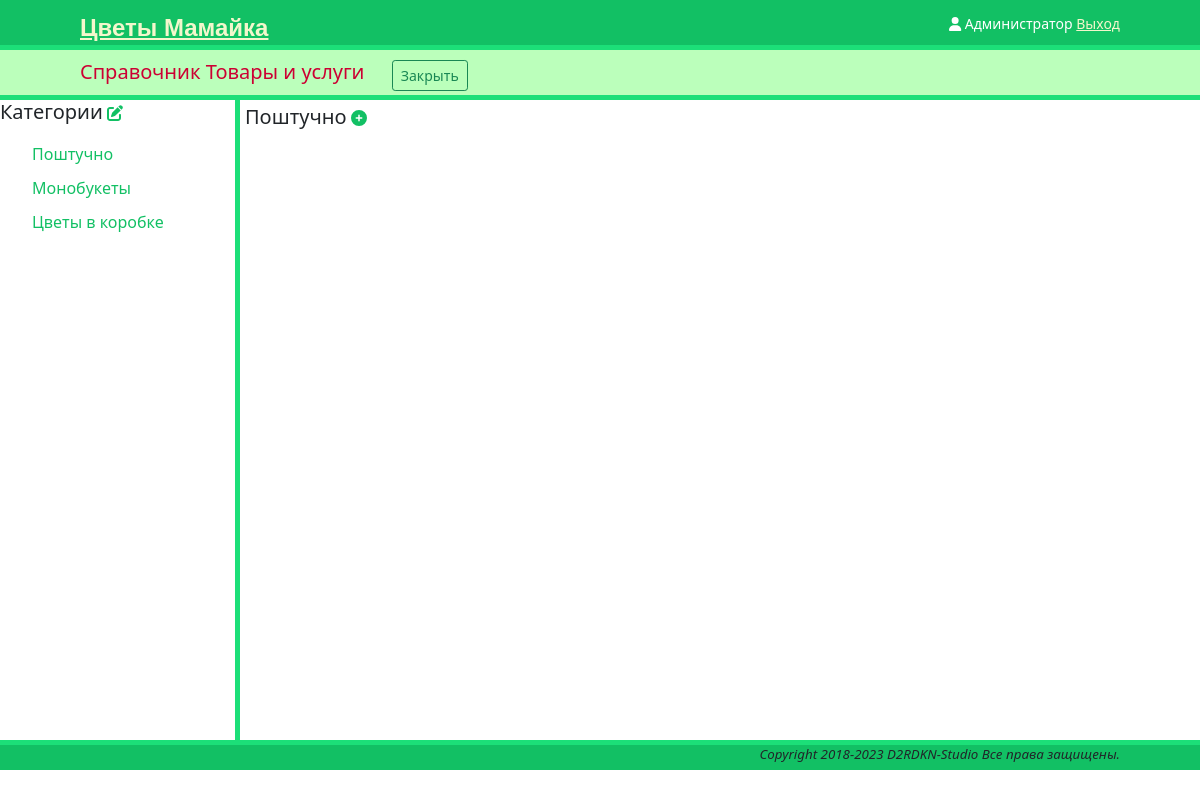
Before: /references/products/categories/single-flowers/ (signed in) with the older database file.
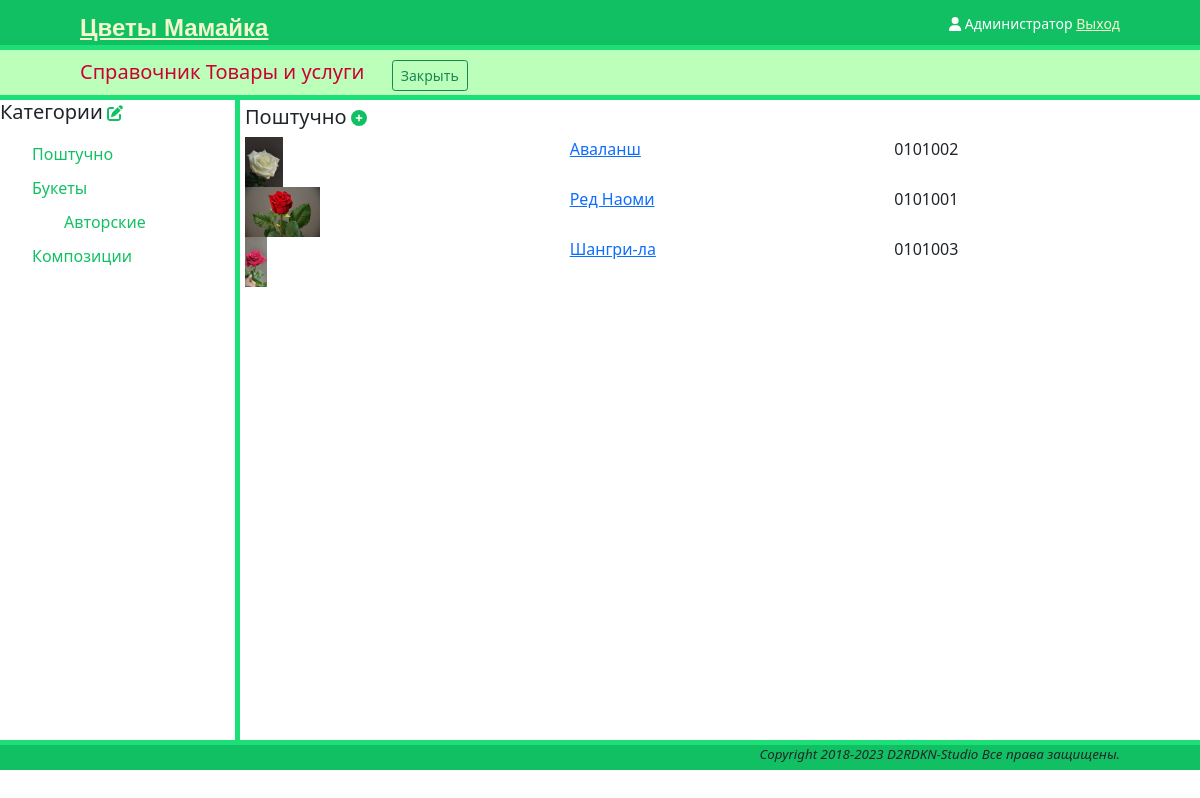
After: the same page with the newer database file.
### references/products/models.py (models this page shows, shortened)
class Categories(models.Model):
    name = models.CharField(max_length=128, verbose_name='Категория')
    slug = models.SlugField(unique=True, editable=True)
    image = models.ImageField(blank=True, upload_to='images/products/categories/',
                              verbose_name='Изображение')
    parent = models.ForeignKey('self', blank=True, null=True,
                               on_delete=models.SET_NULL,
                               verbose_name='Группа')
    def __str__(self):
        return self.name
    @staticmethod
    def get_list(**kwargs):
        if ('slug' in kwargs) and (kwargs['slug']):
            category_list = get_object_or_404(Categories, slug=kwargs['slug'])
        else:
            category_list = Categories.objects.all()
        return category_list
    def get_absolute_url(self):
        return reverse('products_list_by_cat',  kwargs={"slug": self.slug})
    class Meta:
        verbose_name = 'Категория'
        verbose_name_plural = 'Категории'

class Products(models.Model):
    category = models.ForeignKey(Categories, verbose_name='Категория', on_delete=models.PROTECT)
    title = models.CharField(max_length=255, verbose_name='Наименование')
    slug = models.SlugField(unique=True, editable=True)
    article = models.CharField(blank=True, max_length=16, verbose_name='Артикул')
    description = models.TextField(blank=True, verbose_name='Описание')
    createdBy = models.ForeignKey(User, related_name='manager', on_delete=models.PROTECT,
                                  verbose_name='Автор')
    createdOn = models.DateTimeField(auto_now_add=True, verbose_name='Создан')
    isActive = models.BooleanField(default=True)
    def __str__(self):
        return self.title
    @staticmethod
    def get_list(**kwargs):
        product_list = Products.objects.filter(isActive=True).order_by('title')
        if ('category' in kwargs) and (kwargs['category']):
            product_list = product_list.filter(category=kwargs['category'])
        return product_list
    @staticmethod
    def get_list_image(**kwargs):
        product_list = Products.get_list(**kwargs)
        for prod in product_list:
            img = ProductImages.objects.filter(product=prod, primary=True).first()
            prod.image = img.image
        return product_list
    def get_absolute_url(self):
        return reverse('product_detail', args=[self.slug])
    class Meta:
        verbose_name = 'Товар'
        verbose_name_plural = 'Товары'

### references/products/views.py (the view)
# urls.py: path('', products_views.ProductList.as_view(), name='products_list'),
class ProductList(LoginRequiredMixin, ListView):
    model = Products
    context_object_name = 'products'
    template_name = 'references/products/list.html'
    def get_context_data(self, *args, **kwargs):
        context = super(ProductList, self).get_context_data(**kwargs)
        if ('slug' in self.kwargs) and (self.kwargs['slug']):
            selected = Categories.get_list(slug=self.kwargs['slug'])
            context['products'] = Products.get_list_image(category=selected)
            context['group'] = selected
        else:
            context['group'] = ""
            context['products'] = Products.get_list_image()
        category = Categories.get_list()
        context['category'] = category
        return context

### references/products/templatetags/tree.py (called while the page is built)
@register.tag
def tree(parser, token):
    bits = token.split_contents()
    if len(bits) != 2:
        raise template.TemplateSyntaxError('"%s" takes one argument: tree-structured list' % bits[0])
    node_list = parser.parse('end' + bits[0])
    parser.delete_first_token()
    return TreeNode(parser.compile_filter(bits[1]), node_list)

@register.filter
def astree(items, attribute):
    parent_map = defaultdict(list)
    for item in items:
        parent_map[getattr(item, attribute)].append(item)
    def tree_level(parent):
        for item in parent_map[parent]:
            yield item
            sub_items = list(tree_level(item))
            if sub_items:
                yield sub_items
    return list(tree_level(None))

### templates/references/products/list.html (shortened to what this page needs)
{% extends "main.html" %}
{% load static %}
{% load tree %}
{% block subheader %}
<span class="inline" xmlns="http://www.w3.org/1999/html">
        <h5> Справочник Товары и услуги </h5>
    </span>
    <a href="{% url 'references' %}" class="btn btn-outline-success btn-sm">Закрыть</a>
{% endblock %}
{% block vnavbar %}
    <span class="inline"> <h5>Категории</h5> </span>
    <span class="inline"> <a href="categories"><i class="fa-solid fa-pen-to-square"></i></a> </span>
    <ul>
        {% tree category|astree:"parent" %}
            <a href="{{ item.get_absolute_url }}">{{ item }}</a>
        {% endtree %}
    </ul>
{% endblock %}
{% block main %}
    {% if group %}
        <h5 class="inline">{{ group }}</h5>
    {% else %}
        <h5 class="inline"> Товары и услуги </h5>
    {% endif %}
    <span class="inline"> <a href="{% url 'products_new' %}"><i class="fa-solid fa-circle-plus"></i></a> </span>
        {% for prod in products %}
            <div class="row">
                <div class="col">
                    <img class="img-avatar" src="{% if prod.image %}{{ prod.image.url }}
                    {% else %}{% static '/img/no-image.png' %}{% endif %}">
                </div>
                <div class="col">
                    <a href= "{{ prod.get_absolute_url }}">{{ prod }}</a>
                </div>
                <div class="col">
                    <p> {{ prod.article }} </p>
                </div>
            </div>
        {% endfor %}
{% endblock %}

Changed rows visible on the page:
changed Categories: name "Монобукеты" → "Букеты"
added Categories: name "Авторские"
changed Categories: name "Цветы в коробке" → "Композиции"
added Products: shows a picture, title "Аваланш", article "0101002"
added Products: shows a picture, title "Ред Наоми", article "0101001"
added Products: shows a picture, title "Шангри-ла", article "0101003"
